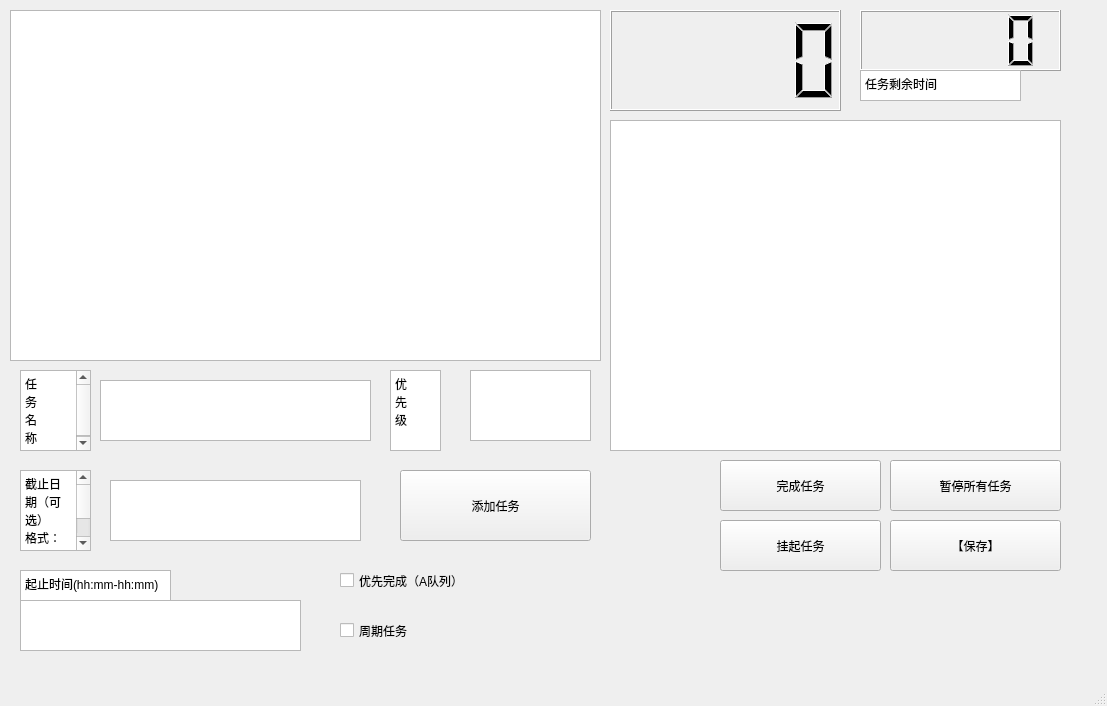
<?xml version="1.0" encoding="UTF-8"?>
<ui version="4.0">
 <class>MainWindow</class>
 <widget class="QMainWindow" name="MainWindow">
  <property name="geometry">
   <rect>
    <x>0</x>
    <y>0</y>
    <width>1107</width>
    <height>706</height>
   </rect>
  </property>
  <property name="windowTitle">
   <string>MainWindow</string>
  </property>
  <widget class="QWidget" name="centralwidget">
   <widget class="QLCDNumber" name="lcdNumber">
    <property name="geometry">
     <rect>
      <x>610</x>
      <y>10</y>
      <width>231</width>
      <height>101</height>
     </rect>
    </property>
   </widget>
   <widget class="QLCDNumber" name="lcdNumber_2">
    <property name="geometry">
     <rect>
      <x>860</x>
      <y>10</y>
      <width>201</width>
      <height>61</height>
     </rect>
    </property>
   </widget>
   <widget class="QTextBrowser" name="textBrowser_2">
    <property name="geometry">
     <rect>
      <x>860</x>
      <y>70</y>
      <width>161</width>
      <height>31</height>
     </rect>
    </property>
    <property name="html">
     <string>&lt;!DOCTYPE HTML PUBLIC &quot;-//W3C//DTD HTML 4.0//EN&quot; &quot;http://www.w3.org/TR/REC-html40/strict.dtd&quot;&gt;
&lt;html&gt;&lt;head&gt;&lt;meta name=&quot;qrichtext&quot; content=&quot;1&quot; /&gt;&lt;style type=&quot;text/css&quot;&gt;
p, li { white-space: pre-wrap; }
&lt;/style&gt;&lt;/head&gt;&lt;body style=&quot; font-family:'SimSun'; font-size:9pt; font-weight:400; font-style:normal;&quot;&gt;
&lt;p style=&quot; margin-top:0px; margin-bottom:0px; margin-left:0px; margin-right:0px; -qt-block-indent:0; text-indent:0px;&quot;&gt;任务剩余时间&lt;/p&gt;&lt;/body&gt;&lt;/html&gt;</string>
    </property>
   </widget>
   <widget class="QTextBrowser" name="textBrowser_3">
    <property name="geometry">
     <rect>
      <x>610</x>
      <y>120</y>
      <width>451</width>
      <height>331</height>
     </rect>
    </property>
   </widget>
   <widget class="QPushButton" name="pushButton">
    <property name="geometry">
     <rect>
      <x>720</x>
      <y>460</y>
      <width>161</width>
      <height>51</height>
     </rect>
    </property>
    <property name="text">
     <string>完成任务</string>
    </property>
   </widget>
   <widget class="QPushButton" name="pushButton_2">
    <property name="geometry">
     <rect>
      <x>890</x>
      <y>460</y>
      <width>171</width>
      <height>51</height>
     </rect>
    </property>
    <property name="text">
     <string>暂停所有任务</string>
    </property>
   </widget>
   <widget class="QPushButton" name="pushButton_3">
    <property name="geometry">
     <rect>
      <x>720</x>
      <y>520</y>
      <width>161</width>
      <height>51</height>
     </rect>
    </property>
    <property name="text">
     <string>挂起任务</string>
    </property>
   </widget>
   <widget class="QPushButton" name="pushButton_4">
    <property name="geometry">
     <rect>
      <x>400</x>
      <y>470</y>
      <width>191</width>
      <height>71</height>
     </rect>
    </property>
    <property name="text">
     <string>添加任务</string>
    </property>
   </widget>
   <widget class="QTableWidget" name="tableWidget">
    <property name="geometry">
     <rect>
      <x>10</x>
      <y>10</y>
      <width>591</width>
      <height>351</height>
     </rect>
    </property>
   </widget>
   <widget class="QTextEdit" name="textEdit">
    <property name="geometry">
     <rect>
      <x>100</x>
      <y>380</y>
      <width>271</width>
      <height>61</height>
     </rect>
    </property>
    <property name="html">
     <string>&lt;!DOCTYPE HTML PUBLIC &quot;-//W3C//DTD HTML 4.0//EN&quot; &quot;http://www.w3.org/TR/REC-html40/strict.dtd&quot;&gt;
&lt;html&gt;&lt;head&gt;&lt;meta name=&quot;qrichtext&quot; content=&quot;1&quot; /&gt;&lt;style type=&quot;text/css&quot;&gt;
p, li { white-space: pre-wrap; }
&lt;/style&gt;&lt;/head&gt;&lt;body style=&quot; font-family:'SimSun'; font-size:9pt; font-weight:400; font-style:normal;&quot;&gt;
&lt;p style=&quot;-qt-paragraph-type:empty; margin-top:0px; margin-bottom:0px; margin-left:0px; margin-right:0px; -qt-block-indent:0; text-indent:0px;&quot;&gt;&lt;br /&gt;&lt;/p&gt;&lt;/body&gt;&lt;/html&gt;</string>
    </property>
   </widget>
   <widget class="QCheckBox" name="checkBox">
    <property name="geometry">
     <rect>
      <x>340</x>
      <y>560</y>
      <width>151</width>
      <height>41</height>
     </rect>
    </property>
    <property name="text">
     <string>优先完成（A队列）</string>
    </property>
   </widget>
   <widget class="QTextEdit" name="textEdit_2">
    <property name="geometry">
     <rect>
      <x>110</x>
      <y>480</y>
      <width>251</width>
      <height>61</height>
     </rect>
    </property>
    <property name="html">
     <string>&lt;!DOCTYPE HTML PUBLIC &quot;-//W3C//DTD HTML 4.0//EN&quot; &quot;http://www.w3.org/TR/REC-html40/strict.dtd&quot;&gt;
&lt;html&gt;&lt;head&gt;&lt;meta name=&quot;qrichtext&quot; content=&quot;1&quot; /&gt;&lt;style type=&quot;text/css&quot;&gt;
p, li { white-space: pre-wrap; }
&lt;/style&gt;&lt;/head&gt;&lt;body style=&quot; font-family:'SimSun'; font-size:9pt; font-weight:400; font-style:normal;&quot;&gt;
&lt;p style=&quot;-qt-paragraph-type:empty; margin-top:0px; margin-bottom:0px; margin-left:0px; margin-right:0px; -qt-block-indent:0; text-indent:0px;&quot;&gt;&lt;br /&gt;&lt;/p&gt;&lt;/body&gt;&lt;/html&gt;</string>
    </property>
   </widget>
   <widget class="QTextEdit" name="textEdit_3">
    <property name="geometry">
     <rect>
      <x>470</x>
      <y>370</y>
      <width>121</width>
      <height>71</height>
     </rect>
    </property>
    <property name="html">
     <string>&lt;!DOCTYPE HTML PUBLIC &quot;-//W3C//DTD HTML 4.0//EN&quot; &quot;http://www.w3.org/TR/REC-html40/strict.dtd&quot;&gt;
&lt;html&gt;&lt;head&gt;&lt;meta name=&quot;qrichtext&quot; content=&quot;1&quot; /&gt;&lt;style type=&quot;text/css&quot;&gt;
p, li { white-space: pre-wrap; }
&lt;/style&gt;&lt;/head&gt;&lt;body style=&quot; font-family:'SimSun'; font-size:9pt; font-weight:400; font-style:normal;&quot;&gt;
&lt;p style=&quot;-qt-paragraph-type:empty; margin-top:0px; margin-bottom:0px; margin-left:0px; margin-right:0px; -qt-block-indent:0; text-indent:0px;&quot;&gt;&lt;br /&gt;&lt;/p&gt;&lt;/body&gt;&lt;/html&gt;</string>
    </property>
   </widget>
   <widget class="QCheckBox" name="checkBox_2">
    <property name="geometry">
     <rect>
      <x>340</x>
      <y>610</y>
      <width>141</width>
      <height>41</height>
     </rect>
    </property>
    <property name="text">
     <string>周期任务</string>
    </property>
   </widget>
   <widget class="QPushButton" name="pushButton_5">
    <property name="geometry">
     <rect>
      <x>890</x>
      <y>520</y>
      <width>171</width>
      <height>51</height>
     </rect>
    </property>
    <property name="text">
     <string>【保存】</string>
    </property>
   </widget>
   <widget class="QTextEdit" name="textEdit_4">
    <property name="geometry">
     <rect>
      <x>20</x>
      <y>600</y>
      <width>281</width>
      <height>51</height>
     </rect>
    </property>
    <property name="html">
     <string>&lt;!DOCTYPE HTML PUBLIC &quot;-//W3C//DTD HTML 4.0//EN&quot; &quot;http://www.w3.org/TR/REC-html40/strict.dtd&quot;&gt;
&lt;html&gt;&lt;head&gt;&lt;meta name=&quot;qrichtext&quot; content=&quot;1&quot; /&gt;&lt;style type=&quot;text/css&quot;&gt;
p, li { white-space: pre-wrap; }
&lt;/style&gt;&lt;/head&gt;&lt;body style=&quot; font-family:'SimSun'; font-size:9pt; font-weight:400; font-style:normal;&quot;&gt;
&lt;p style=&quot;-qt-paragraph-type:empty; margin-top:0px; margin-bottom:0px; margin-left:0px; margin-right:0px; -qt-block-indent:0; text-indent:0px;&quot;&gt;&lt;br /&gt;&lt;/p&gt;&lt;/body&gt;&lt;/html&gt;</string>
    </property>
   </widget>
   <widget class="QTextBrowser" name="textBrowser">
    <property name="geometry">
     <rect>
      <x>20</x>
      <y>470</y>
      <width>71</width>
      <height>81</height>
     </rect>
    </property>
    <property name="html">
     <string>&lt;!DOCTYPE HTML PUBLIC &quot;-//W3C//DTD HTML 4.0//EN&quot; &quot;http://www.w3.org/TR/REC-html40/strict.dtd&quot;&gt;
&lt;html&gt;&lt;head&gt;&lt;meta name=&quot;qrichtext&quot; content=&quot;1&quot; /&gt;&lt;style type=&quot;text/css&quot;&gt;
p, li { white-space: pre-wrap; }
&lt;/style&gt;&lt;/head&gt;&lt;body style=&quot; font-family:'SimSun'; font-size:9pt; font-weight:400; font-style:normal;&quot;&gt;
&lt;p style=&quot; margin-top:0px; margin-bottom:0px; margin-left:0px; margin-right:0px; -qt-block-indent:0; text-indent:0px;&quot;&gt;截止日期（可选）&lt;/p&gt;
&lt;p style=&quot; margin-top:0px; margin-bottom:0px; margin-left:0px; margin-right:0px; -qt-block-indent:0; text-indent:0px;&quot;&gt;格式：yyyy-mm-dd-hh-mm&lt;/p&gt;&lt;/body&gt;&lt;/html&gt;</string>
    </property>
   </widget>
   <widget class="QTextBrowser" name="textBrowser_4">
    <property name="geometry">
     <rect>
      <x>20</x>
      <y>370</y>
      <width>71</width>
      <height>81</height>
     </rect>
    </property>
    <property name="html">
     <string>&lt;!DOCTYPE HTML PUBLIC &quot;-//W3C//DTD HTML 4.0//EN&quot; &quot;http://www.w3.org/TR/REC-html40/strict.dtd&quot;&gt;
&lt;html&gt;&lt;head&gt;&lt;meta name=&quot;qrichtext&quot; content=&quot;1&quot; /&gt;&lt;style type=&quot;text/css&quot;&gt;
p, li { white-space: pre-wrap; }
&lt;/style&gt;&lt;/head&gt;&lt;body style=&quot; font-family:'SimSun'; font-size:9pt; font-weight:400; font-style:normal;&quot;&gt;
&lt;p style=&quot; margin-top:0px; margin-bottom:0px; margin-left:0px; margin-right:0px; -qt-block-indent:0; text-indent:0px;&quot;&gt;任&lt;/p&gt;
&lt;p style=&quot; margin-top:0px; margin-bottom:0px; margin-left:0px; margin-right:0px; -qt-block-indent:0; text-indent:0px;&quot;&gt;务&lt;/p&gt;
&lt;p style=&quot; margin-top:0px; margin-bottom:0px; margin-left:0px; margin-right:0px; -qt-block-indent:0; text-indent:0px;&quot;&gt;名&lt;/p&gt;
&lt;p style=&quot; margin-top:0px; margin-bottom:0px; margin-left:0px; margin-right:0px; -qt-block-indent:0; text-indent:0px;&quot;&gt;称&lt;/p&gt;&lt;/body&gt;&lt;/html&gt;</string>
    </property>
   </widget>
   <widget class="QTextBrowser" name="textBrowser_5">
    <property name="geometry">
     <rect>
      <x>390</x>
      <y>370</y>
      <width>51</width>
      <height>81</height>
     </rect>
    </property>
    <property name="html">
     <string>&lt;!DOCTYPE HTML PUBLIC &quot;-//W3C//DTD HTML 4.0//EN&quot; &quot;http://www.w3.org/TR/REC-html40/strict.dtd&quot;&gt;
&lt;html&gt;&lt;head&gt;&lt;meta name=&quot;qrichtext&quot; content=&quot;1&quot; /&gt;&lt;style type=&quot;text/css&quot;&gt;
p, li { white-space: pre-wrap; }
&lt;/style&gt;&lt;/head&gt;&lt;body style=&quot; font-family:'SimSun'; font-size:9pt; font-weight:400; font-style:normal;&quot;&gt;
&lt;p style=&quot; margin-top:0px; margin-bottom:0px; margin-left:0px; margin-right:0px; -qt-block-indent:0; text-indent:0px;&quot;&gt;优&lt;/p&gt;
&lt;p style=&quot; margin-top:0px; margin-bottom:0px; margin-left:0px; margin-right:0px; -qt-block-indent:0; text-indent:0px;&quot;&gt;先&lt;/p&gt;
&lt;p style=&quot; margin-top:0px; margin-bottom:0px; margin-left:0px; margin-right:0px; -qt-block-indent:0; text-indent:0px;&quot;&gt;级&lt;/p&gt;&lt;/body&gt;&lt;/html&gt;</string>
    </property>
   </widget>
   <widget class="QTextBrowser" name="textBrowser_6">
    <property name="geometry">
     <rect>
      <x>20</x>
      <y>570</y>
      <width>151</width>
      <height>31</height>
     </rect>
    </property>
    <property name="html">
     <string>&lt;!DOCTYPE HTML PUBLIC &quot;-//W3C//DTD HTML 4.0//EN&quot; &quot;http://www.w3.org/TR/REC-html40/strict.dtd&quot;&gt;
&lt;html&gt;&lt;head&gt;&lt;meta name=&quot;qrichtext&quot; content=&quot;1&quot; /&gt;&lt;style type=&quot;text/css&quot;&gt;
p, li { white-space: pre-wrap; }
&lt;/style&gt;&lt;/head&gt;&lt;body style=&quot; font-family:'SimSun'; font-size:9pt; font-weight:400; font-style:normal;&quot;&gt;
&lt;p style=&quot; margin-top:0px; margin-bottom:0px; margin-left:0px; margin-right:0px; -qt-block-indent:0; text-indent:0px;&quot;&gt;起止时间(hh:mm-hh:mm)&lt;/p&gt;&lt;/body&gt;&lt;/html&gt;</string>
    </property>
   </widget>
  </widget>
  <widget class="QMenuBar" name="menubar">
   <property name="geometry">
    <rect>
     <x>0</x>
     <y>0</y>
     <width>1107</width>
     <height>22</height>
    </rect>
   </property>
  </widget>
  <widget class="QStatusBar" name="statusbar"/>
 </widget>
 <resources/>
 <connections/>
</ui>
